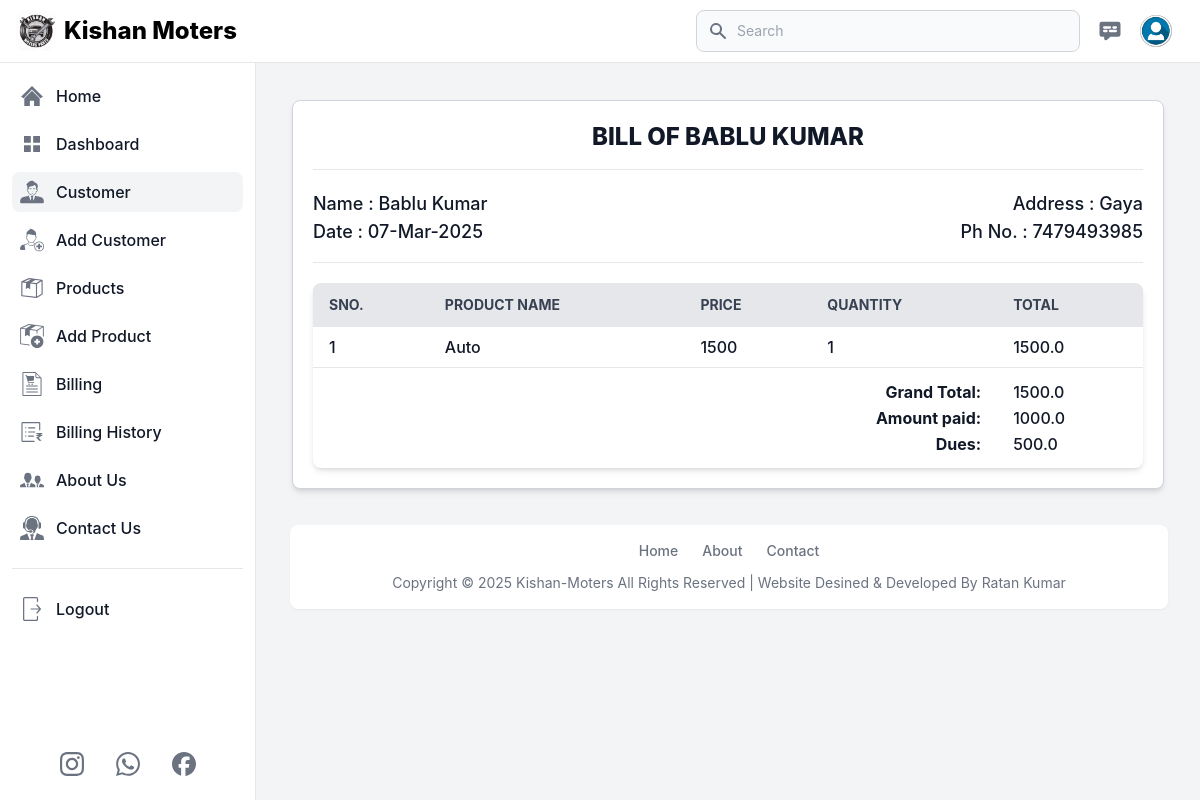
/customer_billing_detail/4/13 (signed in), run on the app's committed database.
### app.py (models this page shows, shortened)
class Customer(db.Model):
    id = db.Column(db.Integer, primary_key=True)
    user_id = db.Column(db.Integer, db.ForeignKey('user.id'), nullable=False)
    customer_name = db.Column(db.String(100), nullable=False)
    customer_village = db.Column(db.String(100), nullable=False)
    customer_mob_no = db.Column(db.String(100), nullable=False)

class BillingDetails(db.Model):
    id = db.Column(db.Integer, primary_key=True)
    billing_id = db.Column(db.Integer, db.ForeignKey('billing.id'), nullable=False)
    product_id = db.Column(db.Integer, db.ForeignKey('products.id'), nullable=False)
    quantity = db.Column(db.Integer, nullable=False)
    total_price = db.Column(db.Float, nullable=False)
    billing = db.relationship('Billing', backref=db.backref('details', lazy=True, cascade="all"))
    product = db.relationship('Products', backref=db.backref('billing_details', lazy=True, cascade="all"))

class Billing(db.Model):
    id = db.Column(db.Integer, primary_key=True)
    customer_id = db.Column(db.Integer, db.ForeignKey('customer.id'), nullable=False)
    billing_date = db.Column(db.DateTime, default=india_time)
    total_amount = db.Column(db.Float, nullable=False)
    amount_paid = db.Column(db.Float, default=0)  # Amount the customer paid
    dues = db.Column(db.Float, default=0)  # Remaining amount to be paid
    customer = db.relationship('Customer', backref=db.backref('bills', lazy=True, cascade="all"))

class Products(db.Model):
    id = db.Column(db.Integer, primary_key=True)
    user_id = db.Column(db.Integer, db.ForeignKey('user.id'), nullable=False)
    prod_name = db.Column(db.String(100), nullable=False)
    prod_quantity = db.Column(db.Integer, nullable=False)
    prod_sell_price = db.Column(db.Integer, nullable=False)
    prod_mrp = db.Column(db.Integer, nullable=False)
    prod_buy_price = db.Column(db.Integer, nullable=False)
    prod_min_quantity = db.Column(db.Integer, nullable=False)

### app.py (the view)
@app.route('/customer_billing_detail/<int:custo_id>/<int:bill_id>', methods=['GET'])
def customer_billing_detail(custo_id, bill_id):
    if 'email' in session:
        user = User.query.filter_by(email=session['email']).first()
        customer = Customer.query.filter_by(id=custo_id, user_id=user.id).first()
        messages = Contact_us.query.order_by(Contact_us.id.desc()).all()
        customer_billing_details = (
            db.session.query(BillingDetails, Billing, Products)
            .join(Billing, BillingDetails.billing_id == Billing.id)
            .join(Products, BillingDetails.product_id == Products.id)
            .filter(Billing.id == bill_id)
            .all()
        )
        return render_template(
            'customer_bill_detail.html',
            title='Customer Detail',
            current_page='customer',
            user=user,
            customer=customer,
            customer_billing_details=customer_billing_details,
            messages=messages
        )
    else:
        flash('You need to login first.', 'error')
        return redirect('/login')

### templates/customer_bill_detail.html
{% extends 'layout.html' %}
{% block content %}
<main class="p-4 md:ml-64 h-auto pt-20">
    <div class="p-5 m-2 md:m-5 bg-white dark:bg-gray-800 rounded-lg shadow-md border border-gray-300 dark:border-gray-700">
        <div class="flex justify-center items-center pb-4 mb-4 rounded-t border-b sm:mb-5 dark:border-gray-600">
            <h3 class="text-2xl block uppercase font-extrabold text-gray-900 dark:text-white">
                Bill of {{customer.customer_name}}
            </h3>
        </div>
        <div class="grid sm:grid-cols-2 pb-4 rounded-t border-b dark:border-gray-600">
            <div class="text-lg font-medium text-gray-900 dark:text-white">
                <label for="Customer Name" class="block">
                    Name : {{customer.customer_name}}
                </label>
                {% for details, bill, product in customer_billing_details %}
                {% if loop.first %}
                <label for="Date" class="block">
                    Date : {{ bill.billing_date.strftime('%d-%b-%Y') }}
                </label>
                {% endif %}
                {% endfor %}
            </div>
            <div class="text-lg md:text-right font-medium text-gray-900 dark:text-white">
                <label for="Customer Address" class="block">
                    Address : {{customer.customer_village}}
                </label>
                <label for="customer_phone" class="block">
                    Ph No. : {{customer.customer_mob_no}}
                </label>
            </div>
        </div>
        <div class="mt-5 bg-white dark:bg-gray-800 relative shadow-md sm:rounded-lg overflow-hidden">
            <div class="overflow-x-auto">
                <table class="billing-table  w-full text-sm text-left text-gray-500 dark:text-gray-400">
                    <thead class="text-sm text-gray-700 uppercase bg-gray-200 dark:bg-gray-700 dark:text-gray-400">
                        <tr>
                            <th scope="col" class="px-4 py-3 whitespace-nowrap">SNo.</th>
                            <th scope="col" class="px-4 py-3 whitespace-nowrap">Product Name</th>
                            <th scope="col" class="px-4 py-3 whitespace-nowrap">Price</th>
                            <th scope="col" class="px-4 py-3 whitespace-nowrap">Quantity</th>
                            <th scope="col" class="px-4 py-3 whitespace-nowrap">Total</th>
                        </tr>
                    </thead>
                    <tbody>
                        {% for details, bill, product in customer_billing_details %}
                            <tr class="border-b text-base dark:border-gray-600 hover:bg-gray-100 dark:hover:bg-gray-700">
                                <td class="px-4 py-2 font-medium text-gray-900 whitespace-nowrap dark:text-white">
                                    <div class="flex items-center">
                                        {{loop.index}}
                                    </div>
                                </td>
                                <td class="px-4 py-2 font-medium text-gray-900 whitespace-nowrap dark:text-white">
                                    <div class="flex items-center">
                                        {{product.prod_name}}
                                    </div>
                                </td>
                                <td class="px-4 py-2 font-medium text-gray-900 whitespace-nowrap dark:text-white">
                                    <div class="flex items-center">
                                        {{product.prod_sell_price}}
                                    </div>
                                </td>
                                <td class="px-4 py-2 font-medium text-gray-900 whitespace-nowrap dark:text-white">
                                    <div class="flex items-center">
                                        {{details.quantity}}
                                    </div>
                                </td>
                                <td class="px-4 py-2 font-medium text-gray-900 whitespace-nowrap dark:text-white">
                                    <div class="flex items-center">
                                        {{details.total_price}}
                                    </div>
                                </td>
                            </tr>
                        {% endfor %}
                        {% for details, bill, product in customer_billing_details %}
                            {% if loop.first %}
                                <tr>
                                    <td colspan="4" class="text-right px-4 pt-3 text-base font-medium text-gray-900 whitespace-nowrap dark:text-white">
                                        <strong>Grand Total:</strong>
                                    </td>
                                    <td colspan="2" class="grand-total px-4 pt-3 text-base font-medium text-gray-900 whitespace-nowrap dark:text-white">
                                        {{ bill.total_amount}}
                                    </td>
                                </tr>
                                <tr>
                                    <td colspan="4" class="text-right px-4 text-base font-medium text-gray-900 whitespace-nowrap dark:text-white">
                                        <strong>Amount paid:</strong>
                                    </td>
                                    <td colspan="2" class="grand-total px-4 text-base font-medium text-gray-900 whitespace-nowrap dark:text-white">
                                        {{ bill.amount_paid}}
                                    </td>
                                </tr>
                                <tr>
                                    <td colspan="4" class="text-right px-4 pb-3 text-base font-medium text-gray-900 whitespace-nowrap dark:text-white">
                                        <strong>Dues:</strong>
                                    </td>
                                    <td colspan="2" class="grand-total px-4 pb-3 text-base font-medium text-gray-900 whitespace-nowrap dark:text-white">
                                        {{bill.total_amount - bill.amount_paid}}
                                    </td>
                                </tr>
                            {% endif %}
                        {% endfor %}
                    </tbody>
                </table>
            </div>
        </div>
    </div>
</main>
{% endblock %}

### data on the page
Customer: customer_name "BABLU KUMAR", customer_name "Bablu Kumar", customer_village "Gaya", customer_mob_no "7479493985"
BillingDetails: billing_date "07-Mar-2025", prod_name "Auto", prod_sell_price "1500", quantity "1", total_price "1500.0", total_amount "1500.0", amount_paid "1000.0", bill.total_amount-bill.amount_paid "500.0"
